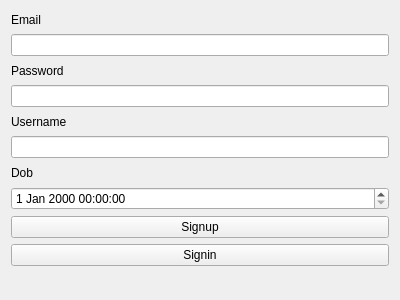
<?xml version="1.0" encoding="UTF-8"?>
<ui version="4.0">
 <class>Signup</class>
 <widget class="QWidget" name="Signup">
  <property name="geometry">
   <rect>
    <x>0</x>
    <y>0</y>
    <width>400</width>
    <height>300</height>
   </rect>
  </property>
  <property name="windowTitle">
   <string>Signup</string>
  </property>
  <layout class="QVBoxLayout" name="verticalLayout">
   <item>
    <widget class="QLabel" name="emailLabel">
     <property name="text">
      <string>Email</string>
     </property>
    </widget>
   </item>
   <item>
    <widget class="QLineEdit" name="emailLineEdit"/>
   </item>
   <item>
    <widget class="QLabel" name="passwordLabel">
     <property name="text">
      <string>Password</string>
     </property>
    </widget>
   </item>
   <item>
    <widget class="QLineEdit" name="passwordLineEdit">
        <property name="echoMode">
            <enum>QLineEdit::Password</enum>
        </property>
    </widget>
   </item>
   <item>
    <widget class="QLabel" name="usernameLabel">
     <property name="text">
      <string>Username</string>
     </property>
    </widget>
   </item>
   <item>
    <widget class="QLineEdit" name="usernameLineEdit"/>
   </item>
   <item>
    <widget class="QLabel" name="dobLabel">
     <property name="text">
      <string>Dob</string>
     </property>
    </widget>
   </item>
   <item>
    <widget class="QDateTimeEdit" name="dateTimeEdit"/>
   </item>
   <item>
    <widget class="QPushButton" name="signupButton">
     <property name="cursor">
      <cursorShape>PointingHandCursor</cursorShape>
     </property>
     <property name="text">
      <string>Signup</string>
     </property>
    </widget>
   </item>
   <item>
    <widget class="QPushButton" name="signinButton">
     <property name="cursor">
      <cursorShape>PointingHandCursor</cursorShape>
     </property>
     <property name="text">
      <string>Signin</string>
     </property>
    </widget>
   </item>
   <item>
    <widget class="QLabel" name="dobLineEdit"/>
   </item>
  </layout>
 </widget>
 <resources/>
 <connections/>
</ui>
